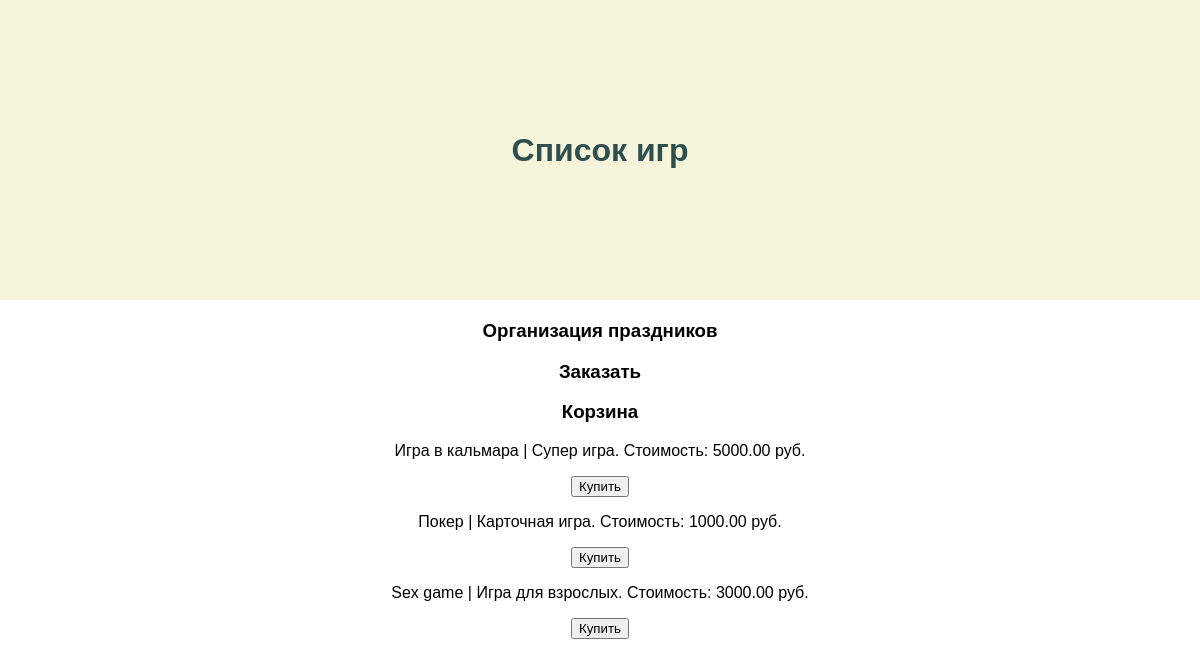
Screenshot of /offerta/ with the database file from the repository.
### task1/models.py (models this page shows, shortened)
class Game(models.Model):
    title = models.CharField(max_length=100)
    cost = models.DecimalField(max_digits=10, decimal_places=2)
    size = models.DecimalField(max_digits=10, decimal_places=2)
    description = models.TextField()
    age_limited = models.BooleanField(default=False)
    buyers = models.ManyToManyField(Buyer, related_name='games')

### task1/views.py (the view)
# urls.py: path('offerta/', offerta),
def offerta(request):
    title = "Список игр"
    games = Game.objects.all()
    return render(request, 'offerta.html', {'games': games, 'title': title})  # Передаем коллекцию игр в контекст

### templates/fifth_task/offerta.html
{% extends "menu.html" %}
{% block pagename %}
{{ title }}
{% endblock %}
{% block menu %}
    {{ block.super }}
{% endblock %}
{% block content %}
    {% for game in games %}
        <div>
            <p>{{ game.title }} | {{ game.description }}. Стоимость: {{ game.cost }} руб.</p>
            <button style= "cursor: pointer">Купить</button>
        </div>
    {% empty %}
        <p>Нет доступных игр.</p>
    {% endfor %}
{% endblock %}

### static/style.css (style rules this page uses)
body { margin: 0; font-family: Arial, sans-serif; text-align: center; }

### rows the page displays
Game: title "Игра в кальмара", description "Супер игра", cost "5000.00"
Game: title "Покер", description "Карточная игра", cost "1000.00"
Game: title "Sex game", description "Игра для взрослых", cost "3000.00"

### other values shown
{{ title }} "Список игр"
